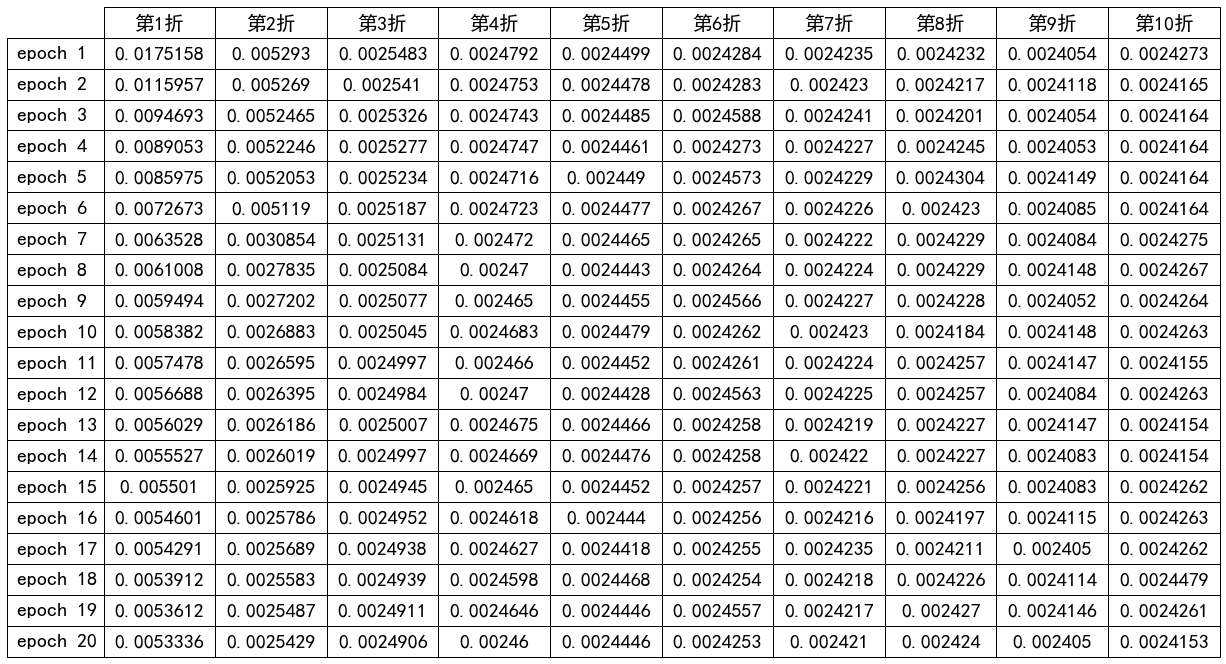

Write the Python code that produced this figure.
#!/usr/bin/env python
# coding: utf-8

# In[11]:


import torch  
import numpy as np  
import torch.nn as nn
import random  
from IPython import display  
from matplotlib import pyplot as plt  
from torchvision.datasets import MNIST
import torchvision  
from torch.utils.data import DataLoader
import torchvision.transforms as transforms
from pandas import *
get_ipython().run_line_magic('matplotlib', 'inline')
#导入必要的数据包等相关内容
mnist_train = MNIST(
    root='./datasets/MNIST',
    train = True,
    download =True,
    transform=transforms.ToTensor())
#导入训练集所需要的测试数据
mnist_test = MNIST(
    root='./datasets/MNIST',
    train = False,
    download =True,
    transform=transforms.ToTensor())
#导入测试集所需要的测试数据
#读取数据
batch_size =64
# 把训练数据放入 DataLoader 
train_iter = DataLoader(
    dataset = mnist_train,
    batch_size = batch_size,
    shuffle = True,
)
# 把测试数据放入 DataLoader
test_iter = DataLoader(
    dataset = mnist_test,
    batch_size = batch_size,
    shuffle = True,
)

mnist_features = torch.cat((train_iter.dataset.data,test_iter.dataset.data),dim=0)
mnist_labels = torch.cat((train_iter.dataset.train_labels,test_iter.dataset.test_labels))
mnist_features = mnist_features.float()
mnist_labels = mnist_labels.long()


#定义数据的读取
def get_data_iter(X_train, y_train, X_valid, y_valid,batch_size):
    train_dataset = torch.utils.data.TensorDataset(X_train,y_train)
    test_dataset = torch.utils.data.TensorDataset(X_valid,y_valid)
    train_iter = torch.utils.data.DataLoader(train_dataset,batch_size=batch_size,shuffle=True)
    test_iter = torch.utils.data.DataLoader(test_dataset,batch_size=batch_size,shuffle=False)
    return train_iter, test_iter

class MM(nn.Module):
    def __init__(self,num_inputs, num_outputs, num_hiddens):
        super(MM,self).__init__()
        self.linear1 = nn.Linear(num_inputs,num_hiddens)
        self.relu = nn.ReLU()
        self.linear2 = nn.Linear(num_hiddens,num_outputs)
    
    def forward(self,x):
        x = self.linear1(x)
        x = self.relu(x)
        x = self.linear2(x)
        y = self.relu(x)
        return y
    
#模型训练
#模型训练
def train(train_iter,test_iter,if_reshape,num_epochs,num_inputs,net,loss):
    optimizer = torch.optim.SGD(net.parameters(),lr=0.001)
    train_ls, test_ls = [], []
    for epoch in range(num_epochs):
        ls, count = 0, 0
        if if_reshape ==False:
            for X,y in train_iter:
                l=loss(net(X),y.view(-1,1))
                optimizer.zero_grad()
                l.backward()
                optimizer.step()
                ls += l.item()
                count += y.shape[0]
            train_ls.append(ls/count)
            ls, count = 0, 0
            for X,y in test_iter:
                l=loss(net(X),y.view(-1,1))
                ls += l.item()
                count += y.shape[0]
        else:
            for X,y in train_iter:
                X = X.reshape(-1,num_inputs)
                l=loss(net(X),y).sum()
                optimizer.zero_grad()
                l.backward()
                optimizer.step()
                ls += l.item()
                count += y.shape[0]
            train_ls.append(ls/count)
            ls, count = 0, 0
            for X,y in test_iter:
                X = X.reshape(-1,num_inputs)
                l=loss(net(X),y).sum()
                ls += l.item()
                count += y.shape[0]
        test_ls.append(ls/count)
        print('epoch: %d, train loss: %f, valid loss: %f'%(epoch+1,train_ls[-1],test_ls[-1]))
    return train_ls,test_ls

#获取k折交叉验证某一折的训练集和验证集
def get_kfold_data(k, i, X, y):
    fold_size = X.shape[0]//k
    val_start = i * fold_size
    if i  != k - 1:
        val_end = (i + 1) * fold_size
        X_valid, y_valid = X[val_start:val_end],y[val_start:val_end]
        X_train = torch.cat((X[0:val_start],X[val_end:]),dim=0)
        y_train = torch.cat((y[0:val_start],y[val_end:]),dim=0)
    else:
        X_valid,y_valid = X[val_start:], y[val_start:]
        X_train = X[0:val_start]
        y_train = y[0:val_start]
    
    return X_train, y_train, X_valid, y_valid
#循环K次，取平均值，内容来源于PPT
def k_fold(k, X_train, y_train,if_reshape,num_epochs,num_inputs,net,loss):
    my_k_train_ls, my_k_valid_ls = [], []
    train_loss_sum, valid_loss_sum = 0, 0
    for i in range(k):
        print('第', i+1, '折验证结果')
        X_train, y_train, X_valid, y_valid = get_kfold_data(k, i, X_train, y_train)
        train_iter, valid_iter = get_data_iter(X_train, y_train, X_valid, y_valid,batch_size=100)
        train_loss, val_loss = train(train_iter,valid_iter,if_reshape,num_epochs,num_inputs,net,loss)
        
        my_k_train_ls.append(train_loss)
        my_k_valid_ls.append(val_loss)
        train_loss_sum += train_loss[-1]
        valid_loss_sum += val_loss[-1]
    
    print("最终平均k折交叉验证结果")
    
    print(f'average train loss: {train_loss_sum/k}')
    print(f'average valid loss: {valid_loss_sum/k}')
    
    return my_k_train_ls, my_k_valid_ls

k=10
mynum_epochs= 20
mynet=MM(784, 10, 100)
my_k_train_ls, my_k_valid_ls = k_fold(k, mnist_features, mnist_labels,if_reshape=True, num_epochs=mynum_epochs, num_inputs = 784, net =mynet ,loss=nn.CrossEntropyLoss())

# 绘图
train_loss, valid_loss = [], []
for i in range(len(my_k_train_ls)):
    train_loss.append(my_k_train_ls[i][-1])
    valid_loss.append(my_k_valid_ls[i][-1])
    
x = np.linspace(0,len(my_k_train_ls),len(my_k_train_ls))
plt.plot(x,train_loss,'o-',label='train_loss',linewidth=1.5)
plt.plot(x,valid_loss,'o-',label='valid_loss',linewidth=1.5)
plt.xlabel('K value')
plt.ylabel('loss')
plt.legend()
plt.show()

# 绘制表格
from pylab import mpl
mpl.rcParams['font.sans-serif'] = ['SimHei'] # 指定默认字体
mpl.rcParams['axes.unicode_minus'] = False # 解决保存图像是负号'-'显示为方块的问题
randn = np.random.randn
idx = []
for i in range(1,21):
    idx.append(f'epoch {i}')

data_train, data_valid = np.zeros((10,20)),np.zeros((10,20))
for i in range(10):
    for j in range(20):
        data_train[i,j], data_valid[i,j] = my_k_train_ls[i][j], my_k_valid_ls[i][j] 
       
    
df = DataFrame(data_train.T, index=idx, columns=['第1折', '第2折', '第3折', '第4折', '第5折',
                                                '第6折', '第7折', '第8折', '第9折', '第10折'])

vals = np.around(df.values,7)
fig = plt.figure(figsize=(8,3))
ax = fig.add_subplot(111, frameon=False, xticks=[], yticks=[])
the_table=plt.table(cellText=vals, rowLabels=df.index, colLabels=df.columns,
                    colWidths = [0.1]*vals.shape[1], loc='center',cellLoc='center')
the_table.set_fontsize(20)

the_table.scale(2.5,2.58)


# In[ ]:





# In[ ]:





# In[ ]:
